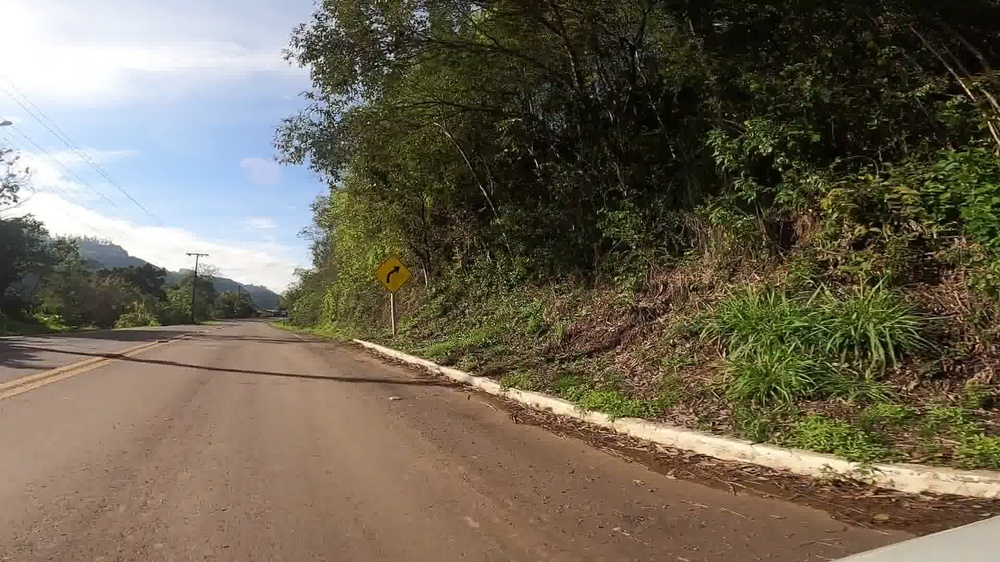
#> input picture images/1167.jpg, 1000 x 562 px, shrunk from 1920 x 1080 before the run
$ python script.py images/1167.jpg
#> lines starting #> are read from the running program, lines starting #| are printed output that depends on the picture; after the words box and inside, x2 and y2 are one past the last pixel; in counts of white or black regions, pixels touching at a corner belong together
### utils/preProcess.py
import cv2 as cv
import numpy as np

# [25 lines left out: function segmentar_por_bordas, not called in this run]

def segmentar_por_cor(img):
    hsv = cv.cvtColor(img, cv.COLOR_BGR2HSV)

    # Vermelho
    lower_red1 = np.array([0, 130, 90])
    upper_red1 = np.array([10, 255, 255])
    lower_red2 = np.array([170, 130, 90])
    upper_red2 = np.array([180, 255, 255])

    # Amarelo
    lower_yellow = np.array([20, 100, 100])
    upper_yellow = np.array([30, 255, 255])

    mask_red1 = cv.inRange(hsv, lower_red1, upper_red1)
    mask_red2 = cv.inRange(hsv, lower_red2, upper_red2)

    mask_yellow = cv.inRange(hsv, lower_yellow, upper_yellow)

    combined_mask = cv.bitwise_or(mask_red1, mask_red2)
    combined_mask = cv.bitwise_or(combined_mask, mask_yellow)

    kernel = cv.getStructuringElement(cv.MORPH_RECT, (2, 2))

    combined_mask = cv.morphologyEx(combined_mask, cv.MORPH_CLOSE, kernel, iterations=1)

    return combined_mask

def melhorar_contraste(img):
    img_lab = cv.cvtColor(img, cv.COLOR_BGR2Lab)
    L, a, b = cv.split(img_lab)
    L = cv.equalizeHist(L)
    img_lab_merge = cv.merge((L, a, b))
    return cv.cvtColor(img_lab_merge, cv.COLOR_Lab2BGR)

### utils/extracaoCaracteristicas.py
import cv2 as cv
import numpy as np
from sklearn.cluster import KMeans

from utils.toHSV import cor_simples_hsv

# [16 lines left out: function contornos_rect, not called in this run]

def detectar_circulos(img_colorida, img_bordas):
    """
    Encontra e desenha círculos na imagem de saída.
    """
    # Verificar se a imagem não está vazia e está no formato correto
    if img_bordas is None or img_bordas.size == 0:
        print("Erro: Imagem de bordas vazia ou None.")
        return None

    # Garantir que a imagem seja de canal único (escala de cinza)
    img_bordas = cv.cvtColor(img_bordas, cv.COLOR_BGR2GRAY) if len(img_bordas.shape) == 3 else img_bordas

    # cv.imshow("Imagem de bordas", img_disco)
    # cv.waitKey(0)

    img_bordas = cv.medianBlur(img_bordas, 5)  # Aplicar um desfoque para suavizar a imagem
    # 1. Transformada de Hough para círculos
    circles = cv.HoughCircles(
        img_bordas,
        cv.HOUGH_GRADIENT,
        dp=1,
        minDist=200,
        param1=100,
        param2=18,
        minRadius=5,
        maxRadius=40
    )

    # 2. Desenho dos círculos detectados
    if circles is not None:
        circles = np.uint16(np.around(circles))

        imagens_cortadas = []

        # Iterar sobre cada círculo detectado
        for i in circles[0, :]:
            center_x, center_y, radius = i[0], i[1], i[2]

            # Calcular as coordenadas do retângulo envolvente (bounding box)
            x1 = max(0, center_x - radius)
            y1 = max(0, center_y - radius )
            x2 = min(img_colorida.shape[1], center_x + radius)
            y2 = min(img_colorida.shape[0], center_y + radius)

            # Realizar o corte (crop) da imagem ORIGINAL
            # Usamos a imagem original para manter as cores
            corte = img_colorida[y1:y2, x1:x2]

            # Adicionar o corte à lista se ele não for vazio
            if corte.size > 0:
                imagens_cortadas.append(corte)

                cv.imshow("Círculo detectado", corte)
                cv.waitKey(0)

        return imagens_cortadas, circles
    else:
        print("Nenhum círculo detectado.")
        return None, None

def extrair_retangulos(img_colorida, img_bordas):
    """
    Encontra, analisa e desenha polígonos (triângulos, retângulos, octógonos)
    que se assemelham a placas de trânsito.
    """
    imgs = []
    countours_list = []
    # 1. Encontrar todos os contornos na imagem de bordas
    # cv.RETR_EXTERNAL é útil para pegar apenas os contornos externos
    contours, _ = cv.findContours(img_bordas, cv.RETR_EXTERNAL, cv.CHAIN_APPROX_SIMPLE)

    # 3. Iterar sobre cada contorno encontrado
    for cnt in contours:
        # Filtro por área mínima para remover ruído
        area = cv.contourArea(cnt)

        if area < 500:  # Este valor pode precisar de ajuste
            continue

        # Aproxima o contorno para um polígono
        perimetro = cv.arcLength(cnt, True)

        # O segundo parâmetro (epsilon) controla a precisão da aproximação.
        # Um valor comum é 2-4% do perímetro.
        epsilon = 0.02 * perimetro
        approx = cv.approxPolyDP(cnt, epsilon, True)

        # Obter a caixa delimitadora para analisar a cor
        x, y, w, h = cv.boundingRect(cnt)

        height, width = img_colorida.shape[:2]

        placa_cortada = img_colorida[y:y+h, x:x+w]

        mascara = np.zeros(placa_cortada.shape[:2], dtype="uint8")

        contorno_local = cnt - (x, y)

        cv.drawContours(mascara, [contorno_local], -1, (255, 255, 255), -1) # O -1 preenche a forma

        placa_com_fundo_preto = cv.bitwise_and(placa_cortada, placa_cortada, mask=mascara)

        imgs.append(placa_com_fundo_preto)
        countours_list.append(approx)

    return imgs, countours_list

# [38 lines left out: function canny, not called in this run]

def extracao(img):
    # Convertendo para escala de cinza e binarizando.
    gray = cv.cvtColor(img, cv.COLOR_BGR2GRAY) if len(img.shape) == 3 else img
    _, bin_img = cv.threshold(gray, 5, 255, cv.THRESH_BINARY)

    # Detectando contornos e selecionando o maior.
    contornos, _ = cv.findContours(bin_img, cv.RETR_EXTERNAL, cv.CHAIN_APPROX_SIMPLE)
    if not contornos:
        return [0, 0, 0, 'outra', 'outra']

    contorno_principal = max(contornos, key=cv.contourArea)

    # Calculando circularidade.
    area = cv.contourArea(contorno_principal)
    perimetro = cv.arcLength(contorno_principal, True)
    circularidade = (4 * np.pi * area) / (perimetro ** 2) if perimetro != 0 else 0

    # Calculando razao / largura.
    x, y, w, h = cv.boundingRect(contorno_principal)
    aspect_ratio = w / h if h != 0 else 0

    # Aproximando vértices.
    epsilon = 0.02 * perimetro
    aproximado = cv.approxPolyDP(contorno_principal, epsilon, True)
    num_vertices = len(aproximado)

    # Identificando cores principais.
    pixels = img[bin_img == 255]

    if len(pixels) < 2:
        return [circularidade, aspect_ratio, num_vertices, 'outra', 'outra']

    pixels_reshape = pixels.reshape(-1, 3).astype(np.float32)
    kmeans = KMeans(n_clusters=2, n_init='auto')
    kmeans.fit(pixels_reshape)
    cores_rgb = kmeans.cluster_centers_.astype(int)

    # kmeans.labels_ é um array que diz a qual cluster (0 ou 1) cada pixel pertence.
    # Vamos contar quantos pixels existem em cada cluster.
    counts = np.bincount(kmeans.labels_)

    # O índice do cluster com mais pixels é o da cor principal (fundo).
    idx_principal = np.argmax(counts)
    # O índice do cluster com menos pixels é o da cor secundária.
    idx_secundario = 1 - idx_principal # Se não for 0 é 1, e vice-versa

    cor_principal = cor_simples_hsv(cores_rgb[idx_principal])
    cor_secundaria = cor_simples_hsv(cores_rgb[idx_secundario])

    return [circularidade, aspect_ratio, num_vertices, cor_principal, cor_secundaria]

### script.py
import cv2 as cv
import numpy as np
import argparse
import os

import utils.preProcess as preProcess
import utils.extracaoCaracteristicas as extracaoCaracteristicas
import utils.classificacao as classificacao

# [5 lines left out: function processar_varias_imagens, not called in this run]


def find(img_path, segmentacao="cor", janela=1):
    """
    Função para encontrar e desenhar contornos retangulares em uma imagem.
    Args:
        img_path: Caminho para a imagem a ser processada.
        segmentacao: Método de segmentação a ser utilizado ("cor" ou "bordas").
        janela: Se 1, exibe janelas de visualização; se 0, não exibe janelas.
    Returns:
        None: A função exibe a imagem com os contornos desenhados e não retorna nada.
    """
    img = cv.imread(img_path, cv.IMREAD_UNCHANGED)

    output = img.copy()

    if img is None:
        raise FileNotFoundError(f"Não foi possível ler a imagem em {img_path}")

    img = preProcess.melhorar_contraste(img)

    seg = None
    if segmentacao == "cor":
        print("Segmentação por cor")
        seg = preProcess.segmentar_por_cor(img)

    elif segmentacao == "bordas":
        seg = preProcess.segmentar_por_bordas(img)

    # Verificar se a segmentação foi bem-sucedida
    if seg is None:
        print("Erro: Método de segmentação não reconhecido ou falhou.")
        return

    # Verificar se a imagem segmentada não está vazia
    if seg.size == 0:
        print("Erro: Imagem segmentada está vazia.")
        return

    contornos, _ = cv.findContours(seg, cv.RETR_EXTERNAL, cv.CHAIN_APPROX_SIMPLE)

    # rects = extracaoCaracteristicas.contornos_rect(contornos, coef=0.02)
    imgs, rects = extracaoCaracteristicas.extrair_retangulos(img, seg)

    # Inicializar imgs como lista vazia se for None
    if imgs is None:
        imgs = []

    if rects is not None:
        cv.drawContours(output, rects, -1, (0, 255, 0), 2)
    else:
        print("Nenhum contorno retangular detectado.")

    # Verificar se a imagem segmentada é adequada para detecção de círculos
    if seg.dtype != np.uint8:
        seg = seg.astype(np.uint8)

    img_circles, circles = extracaoCaracteristicas.detectar_circulos(img, seg)

    if circles is not None:
        imgs.append(img_circles)
            # Espera até que uma tecla seja pressionada

        for (x, y, r) in circles[0, :]:
            # Desenha o círculo
            cv.circle(output, (x, y), r, (0, 255, 0), 2)
            # Desenha o centro do círculo
            cv.circle(output, (x, y), 2, (0, 0, 255), 3)

    for img in imgs:
        res = extracaoCaracteristicas.extracao(img)

        placa = classificacao.classificar(res)

        if placa != 0:
            print(f"Placa detectada: {placa}")
            cv.imshow("Placa detectada", img)
            cv.waitKey(0)

    if janela:
        cv.imshow("Segmentaçao", seg)
        cv.imshow("Placas detectados", output)
        cv.waitKey(0)
    else:
        if not os.path.exists("output"):
            os.makedirs("output")

        base_path = os.path.splitext(os.path.basename(img_path))[0]
        base_path = os.path.join("output", base_path + ".png")
        cv.imwrite(base_path, output)
        # print(f"Imagem salva como {base_path}.")

if __name__ == "__main__":
    parser = argparse.ArgumentParser(description="Pipeline de detecção de placas sem IA")
    parser.add_argument("imagem", help="Caminho para o arquivo de imagem")

    args = parser.parse_args()

    janela = int(input("Quer ver janelas? (1 = sim, 0 = não): "))
#> the answer given: 1
    # janela = 1

    segmentacao = "cor"

    if os.path.isdir(args.imagem):
        processar_varias_imagens(args.imagem, segmentacao, janela)
    else:
        find(args.imagem, segmentacao, janela)
#> in find, img is the input picture: shape (562, 1000, 3); mean B, G, R 84.5, 101.5, 109.9
#> in melhorar_contraste, `L = cv.equalizeHist(L)`:
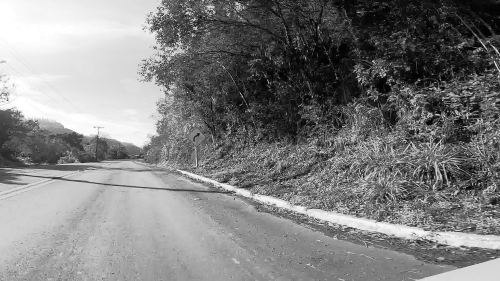
#> L: shape (562, 1000) (shown at 1/2 size); min 0, max 255, mean 128.1
#> in segmentar_por_cor, `mask_red1 = cv.inRange(hsv, lower_red1, upper_red1)`:
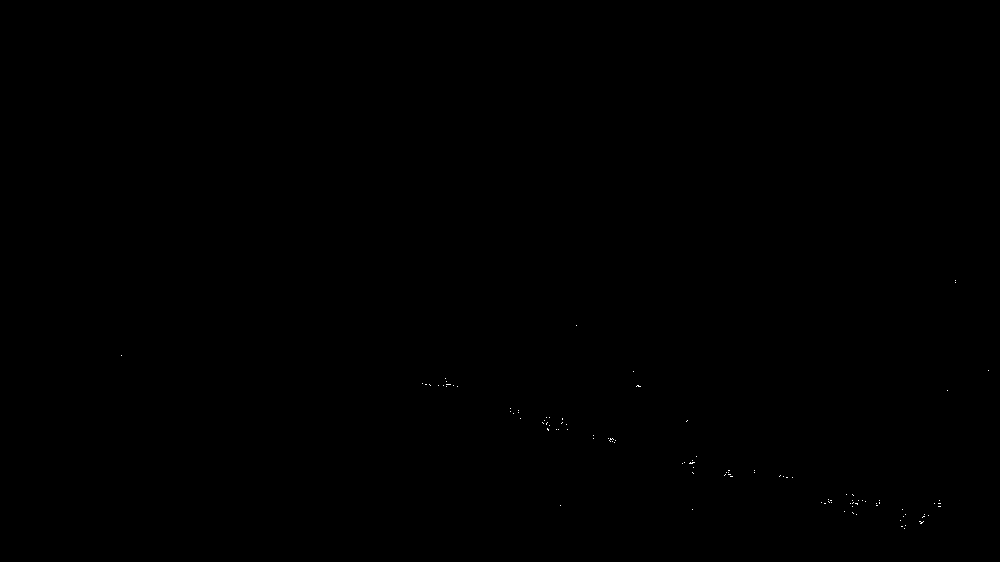
#> mask_red1: shape (562, 1000); 0.03% white in thin lines or dots, all inside (x1, y1, x2, y2) = (121, 280, 989, 529)
#> in find, `contornos, _ = cv.findContours(seg, cv.RETR_EXTERNAL, cv.CHAIN_APPROX_..`: contornos = 1057 contours, 1001 with area under 20; largest, box (x1, y1, x2, y2) and area: (279, 184, 435, 360) 7252, (907, 400, 986, 472) 1351, (657, 354, 687, 410) 734, (760, 401, 826, 450) 445, (699, 362, 759, 414) 362
#> in extrair_retangulos, `contours, _ = cv.findContours(img_bordas, cv.RETR_EXTERNAL, cv.CHAIN_A..`: contours has the same summary as contornos in find
#> the loop in extrair_retangulos, `for cnt in contours:` made 1057 passes
#> area on pass 49: 20
#> after the loop in extrair_retangulos, `for cnt in contours:`:
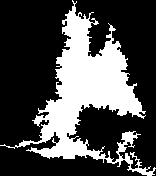
#> mascara: shape (176, 156); 29.3% white; 1 white region
#> after the loop in extrair_retangulos, `for cnt in contours:`:
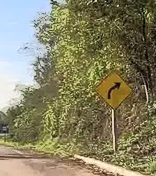
#> placa_cortada: shape (176, 156, 3); mean B, G, R 100.8, 130.3, 135.1
#> after the loop in extrair_retangulos, `for cnt in contours:`: countours_list = 3 contours; box (x1, y1, x2, y2) and area: (279, 184, 434, 359) 11420, (907, 400, 986, 468) 1222, (657, 354, 686, 410) 771; imgs = 3 items
#> in find, `imgs, rects = extracaoCaracteristicas.extrair_retangulos(img, seg)`: rects has the same summary as countours_list in extrair_retangulos
#> in detectar_circulos, `circles = cv.HoughCircles( img_bordas, cv.HOUGH_GRADIENT, dp=1, minDis..`: circles = [[359.5, 234.5, 33.8]]
#> in detectar_circulos, `circles = np.uint16(np.around(circles))`: circles = [[360, 234, 34]]
#> the loop in detectar_circulos, `for i in circles[0, :]:` made 1 pass
#> (center_x, center_y, radius, x1, y1, x2, y2) on pass 1: (360, 234, 34, 326, 200, 394, 268)
#> pass 1, in detectar_circulos, `corte = img_colorida[y1:y2, x1:x2]`:
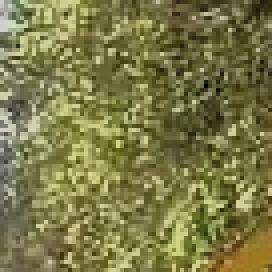
#> corte: shape (68, 68, 3) (shown 4 times larger); mean B, G, R 71.7, 121.9, 124.6
#> after the loop in detectar_circulos, `for i in circles[0, :]:`: imagens_cortadas = 1 item
#> in find, `img_circles, circles = extracaoCaracteristicas.detectar_circulos(img, ..`: circles = [[360, 234, 34]]
#> the loop in find, `for (x, y, r) in circles[0, :]:` made 1 pass
#> after the loop in find, `for (x, y, r) in circles[0, :]:`:
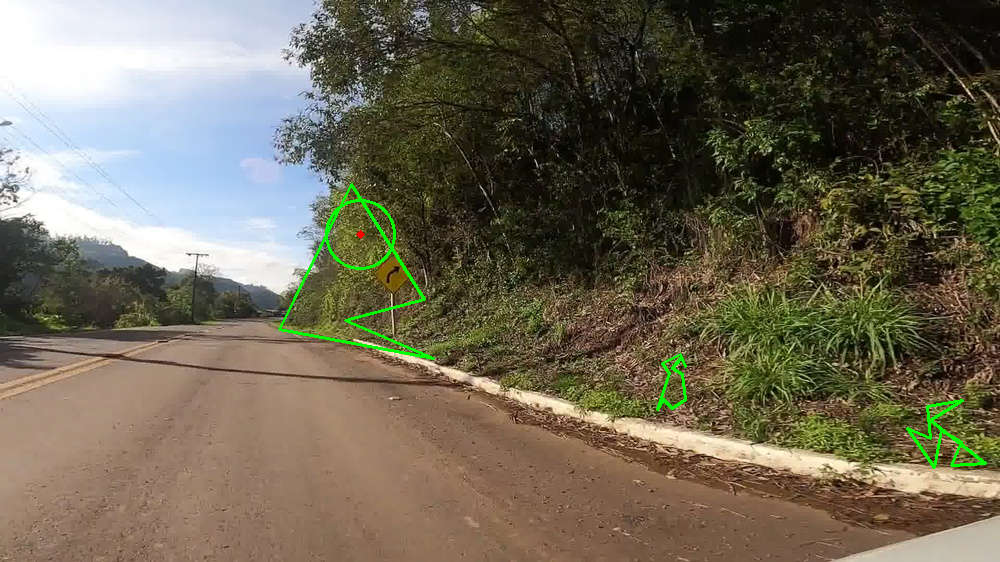
#> output: shape (562, 1000, 3); mean B, G, R 84.1, 102.6, 109.2
#> the loop in find, `for img in imgs:` made 1 pass
#> (area in extracao, perimetro in extracao, circularidade in extracao, x in extracao, y in extracao, w in extracao, h in extracao, aspect_ratio in extracao) on pass 1: (1351, 780.4, 0.0279, 0, 0, 79, 72, 1.1)
#> pass 1, in extracao, `_, bin_img = cv.threshold(gray, 5, 255, cv.THRESH_BINARY)`:
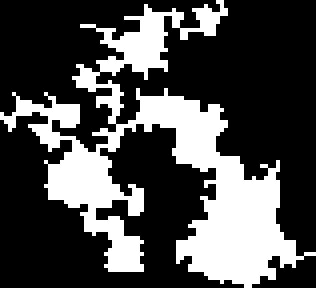
#> bin_img: shape (72, 79) (shown 4 times larger); 29.7% white; 1 white region, box (x1, y1, x2, y2) and area: (0, 0, 79, 72) 1690
#> (the call stopped at in extracao, `cor_principal = cor_simples_hsv(cores_rgb[idx_principal])`: utils is not available in this run)

$ run again, on images/1719.jpg
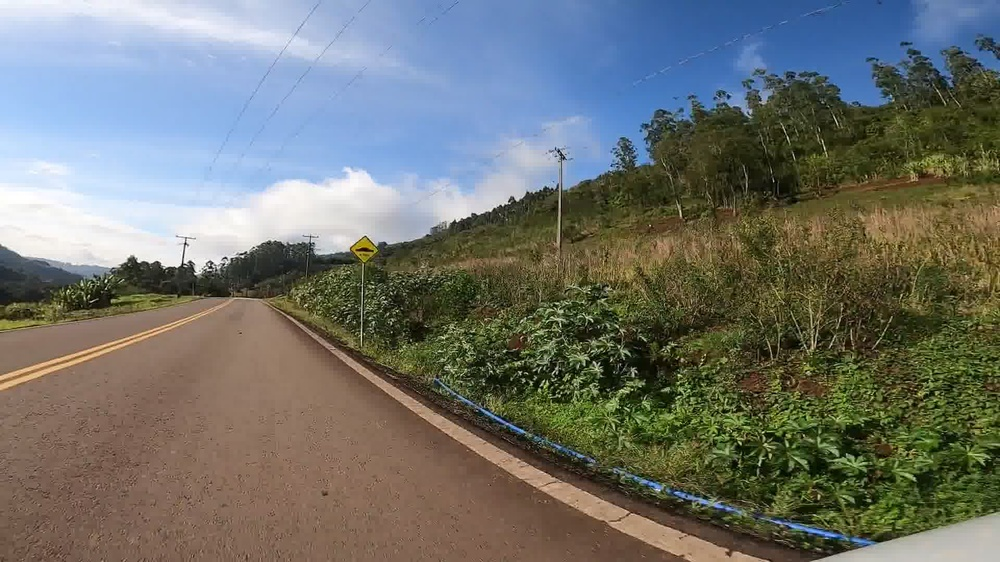
#> input picture images/1719.jpg, 1000 x 562 px, shrunk from 1920 x 1080 before the run
#> in find, img is the input picture: shape (562, 1000, 3); mean B, G, R 109.3, 115, 111.9
#> img_lab: shape (562, 1000, 3); mean of channels 0, 1, 2 121.1, 127.6, 132
#> img_lab_merge: shape (562, 1000, 3); mean of channels 0, 1, 2 128.2, 127.6, 132
#> hsv: shape (562, 1000, 3); mean H, S, V 50.9, 114.8, 143.7
#> mask_red1: shape (562, 1000); 0% white in thin lines or dots, all inside (x1, y1, x2, y2) = (447, 434, 465, 450)
#> mask_red2: shape (562, 1000); every value is 0
#> mask_yellow: shape (562, 1000); 2.1% white in thin lines or dots, all inside (x1, y1, x2, y2) = (0, 127, 1000, 533)
#> in find, `contornos, _ = cv.findContours(seg, cv.RETR_EXTERNAL, cv.CHAIN_APPROX_..`: contornos = 986 contours, 956 with area under 20; largest, box (x1, y1, x2, y2) and area: (780, 185, 1000, 295) 7174, (581, 234, 687, 297) 2234, (352, 240, 377, 263) 322, (966, 292, 1000, 318) 313, (689, 249, 724, 270) 204
#> contours has the same summary as contornos in find
#> the loop in extrair_retangulos, `for cnt in contours:` made 986 passes
#> area on passes 41, 50: 40, 26.5
#> after the loop in extrair_retangulos, `for cnt in contours:`:
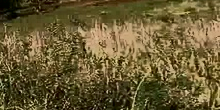
#> placa_cortada: shape (110, 220, 3); mean B, G, R 51.2, 91.3, 105.5
#> after the loop in extrair_retangulos, `for cnt in contours:`: countours_list = 2 contours; box (x1, y1, x2, y2) and area: (780, 186, 1000, 273) 3812, (581, 235, 687, 297) 2874; imgs = 2 items
#> in find, `imgs, rects = extracaoCaracteristicas.extrair_retangulos(img, seg)`: rects has the same summary as countours_list in extrair_retangulos
#> img_bordas: shape (562, 1000); 2.1% white; 104 white regions (62 under 20 px), largest, box (x1, y1, x2, y2) and area: (859, 186, 1000, 285) 4769, (587, 237, 683, 284) 1940, (825, 211, 863, 251) 680
#> in detectar_circulos, `circles = cv.HoughCircles( img_bordas, cv.HOUGH_GRADIENT, dp=1, minDis..`: circles = [[816.5, 225.5, 22.4]]
#> in detectar_circulos, `circles = np.uint16(np.around(circles))`: circles = [[816, 226, 22]]
#> the loop in detectar_circulos, `for i in circles[0, :]:` made 1 pass
#> (center_x, center_y, radius, x1, y1, x2, y2) on pass 1: (816, 226, 22, 794, 204, 838, 248)
#> after the loop in detectar_circulos, `for i in circles[0, :]:`: imagens_cortadas = 1 item
#> in find, `img_circles, circles = extracaoCaracteristicas.detectar_circulos(img, ..`: circles = [[816, 226, 22]]
#> the loop in find, `for (x, y, r) in circles[0, :]:` made 1 pass
#> the loop in find, `for img in imgs:` made 1 pass
#> (area in extracao, perimetro in extracao, circularidade in extracao, x in extracao, y in extracao, w in extracao, h in extracao, aspect_ratio in extracao) on pass 1: (2234, 712.1, 0.0554, 0, 0, 106, 63, 1.68)
#> pass 1, in extracao, `_, bin_img = cv.threshold(gray, 5, 255, cv.THRESH_BINARY)`:
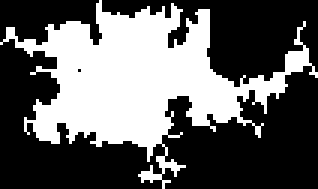
#> bin_img: shape (63, 106) (shown 3 times larger); 38.1% white; 1 white region, box (x1, y1, x2, y2) and area: (0, 0, 106, 63) 2542
